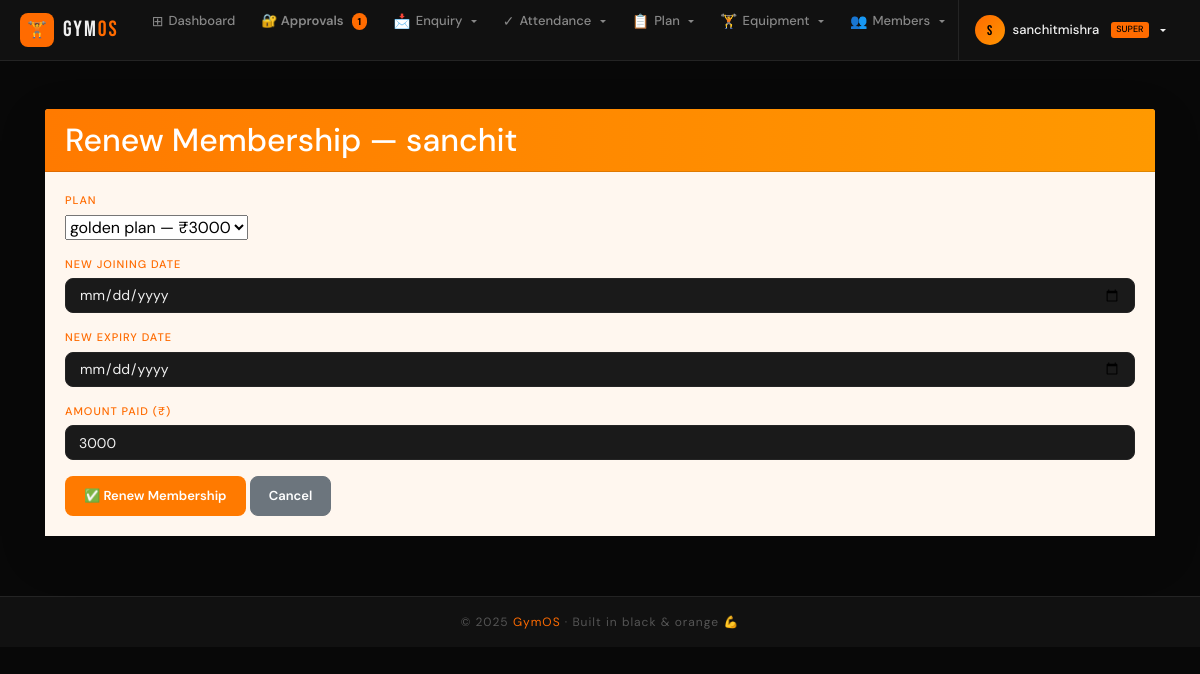
Screenshot of /edit_member/1/ (signed in) with the database file from the repository.
### djangogym1/models.py (models this page shows, shortened)
class Member(models.Model):
    user = models.ForeignKey(User, on_delete=models.CASCADE)
    member_user = models.OneToOneField(
        User, on_delete=models.CASCADE, null=True, blank=True, related_name='member_profile'
    )
    name = models.CharField(max_length=100)
    contact = models.CharField(max_length=15)
    email = models.EmailField()
    age = models.IntegerField(null=True, blank=True)
    gender = models.CharField(max_length=10, null=True, blank=True)
    status = models.CharField(max_length=10, default="Active")
    joining_date = models.DateField(default=timezone.now)
    expiry_date = models.DateField(default=timezone.now)
    plan = models.ForeignKey(Plan, on_delete=models.SET_NULL, null=True, blank=True)
    initial_amount = models.IntegerField(default=0)
    height = models.FloatField(blank=True, null=True)
    weight = models.FloatField(blank=True, null=True)
    goal_weight = models.FloatField(blank=True, null=True)
    activity_level = models.CharField(max_length=20, default="moderate")
    health_issue = models.TextField(blank=True, null=True)
    ai_diet_plan = models.TextField(blank=True, null=True)
    ai_workout_plan = models.TextField(blank=True, null=True)
    profile_image = models.ImageField(upload_to='member_profiles/', null=True, blank=True)
    first_login = models.BooleanField(default=True)
    ROLE_CHOICES = (
    ("ADMIN", "Admin"),
    ("TRAINER", "Trainer"),
    ("MEMBER", "Member"),
)
    role = models.CharField(max_length=10, choices=ROLE_CHOICES, default="MEMBER")
    fitness_goal = models.CharField(max_length=100, blank=True, null=True)
    diet_type = models.CharField(max_length=100, blank=True, null=True)

class Plan(models.Model):
    user = models.ForeignKey(User, on_delete=models.CASCADE, null=True, blank=True, related_name='plans')
    name = models.CharField(max_length=100)
    amount = models.IntegerField()
    duration = models.CharField(max_length=60)
    description = models.TextField(blank=True, null=True)

### djangogym1/views.py (the view, shortened to what this page needs)
# urls.py: path('edit_member/<int:pid>/', views.Edit_Member, name='edit_member'),
def Edit_Member(request, pid):
    if not request.user.is_staff:
        return redirect('login')
    member = get_object_or_404(Member, id=pid, user=request.user)
    plans = Plan.objects.filter(user=request.user)
    return render(request, 'edit_member.html', {'member': member, 'plan': plans})

### djangogym1/context_processors.py (called while the page is built)
def pending_count(request):
    if request.user.is_authenticated and request.user.is_superuser:
        count = AdminProfile.objects.filter(is_approved=False).count()
        return {'pending_count': count}
    return {'pending_count': 0}

### djangogym1/templates/edit_member.html (shortened to what this page needs)
{% extends 'navigationbar.html' %}
{% block body %}
<div class="container mt-4">
  <div class="card shadow-lg border-0 rounded-4">
    <div class="card-header text-white rounded-top-4"
         style="background: linear-gradient(90deg, #ff7a00, #ff9900);">
      <h2 class="mb-0">Renew Membership — {{ member.name }}</h2>
    </div>
    <div class="card-body" style="background-color:#fff7ef;">
      <form method="POST">
        <div class="mb-3">
          <label class="form-label fw-bold">Plan</label>
          <select name="plan" class="form-select" required>
            {% for p in plan %}
              <option value="{{ p.id }}" {% if member.plan.id == p.id %}selected{% endif %}>
                {{ p.name }} — ₹{{ p.amount }}
              </option>
            {% endfor %}
          </select>
        </div>
        <div class="mb-3">
          <label class="form-label fw-bold">New Joining Date</label>
          <input type="date" name="joindate" class="form-control"
                 value="{{ member.joining_date }}" required>
        </div>
        <div class="mb-3">
          <label class="form-label fw-bold">New Expiry Date</label>
          <input type="date" name="expiredate" class="form-control"
                 value="{{ member.expiry_date }}" required>
        </div>
        <div class="mb-3">
          <label class="form-label fw-bold">Amount Paid (₹)</label>
          <input type="number" name="initialamount" class="form-control"
                 value="{{ member.initial_amount }}" required>
        </div>
        <button type="submit" class="btn text-white"
                style="background:#ff7a00;">
          ✅ Renew Membership
        </button>
        <a href="{% url 'view_member' %}" class="btn btn-secondary ms-2">Cancel</a>
      </form>
    </div>
  </div>
</div>
{% endblock %}

### djangogym1/templates/navigationbar.html (shortened to what this page needs)
<!doctype html>
<html lang="en">
<head>
    {% load static %}
    <link rel="stylesheet" href="https://cdn.jsdelivr.net/npm/bootstrap@4.6.2/dist/css/bootstrap.min.css">
</head>
<body>
<nav class="gymos-nav">
    <div class="nav-inner">
        <a class="nav-brand" href="{% if request.user.is_staff %}{% url 'home' %}{% else %}{% url 'homepage' %}{% endif %}">
            <div class="brand-icon">🏋️</div>
            <div class="brand-text">Gym<span>OS</span></div>
        </a>
        {% if request.user.is_authenticated and request.user.is_staff %}
        <ul class="nav-links">
            <li>
                <a class="nav-link {% if request.path == '/home/' %}active{% endif %}" href="{% url 'home' %}">
                    <span class="nav-icon">⊞</span> Dashboard
                </a>
            </li>
            {% if request.user.is_superuser %}
            <li>
                <a class="nav-link approval-link" href="{% url 'approve_admins' %}">
                    🔐 Approvals
                    {% if pending_count %}<span class="ap-badge-dot">{{ pending_count }}</span>{% endif %}
                </a>
            </li>
            {% endif %}
            <li class="dropdown">
                <a class="nav-link dropdown-toggle" href="#" data-toggle="dropdown"><span class="nav-icon">📩</span> Enquiry</a>
            </li>
            <li class="dropdown">
                <a class="nav-link dropdown-toggle" href="#" data-toggle="dropdown"><span class="nav-icon">✓</span> Attendance</a>
            </li>
            <li class="dropdown">
                <a class="nav-link dropdown-toggle" href="#" data-toggle="dropdown"><span class="nav-icon">📋</span> Plan</a>
            </li>
            <li class="dropdown">
                <a class="nav-link dropdown-toggle" href="#" data-toggle="dropdown"><span class="nav-icon">🏋</span> Equipment</a>
            </li>
            <li class="dropdown">
                <a class="nav-link dropdown-toggle" href="#" data-toggle="dropdown"><span class="nav-icon">👥</span> Members</a>
            </li>
        </ul>
        <div class="nav-user-area">
            <div class="dropdown">
                <button class="user-btn dropdown-toggle" data-toggle="dropdown">
                    <div class="user-avatar">{{ request.user.username|first|upper }}</div>
                    <span class="user-name">{{ request.user.username }}</span>
                    {% if request.user.is_superuser %}<span class="super-pill">SUPER</span>{% endif %}
                </button>
            </div>
        </div>
        {% endif %}
    </div>
</nav>
<div class="page-wrap">
    {% block body %}{% endblock %}
</div>
<footer class="gymos-footer">
    © 2025 <span>GymOS</span> · Built in black & orange 💪
</footer>
</body>
</html>

### rows the page displays
Member: name "sanchit", plan "golden plan — ₹3000", initialamount "3000"

### other values shown
{{ pending_count }} "1"
{{ request.user.username|first|upper }} "S"
{{ request.user.username }} "sanchitmishra"
